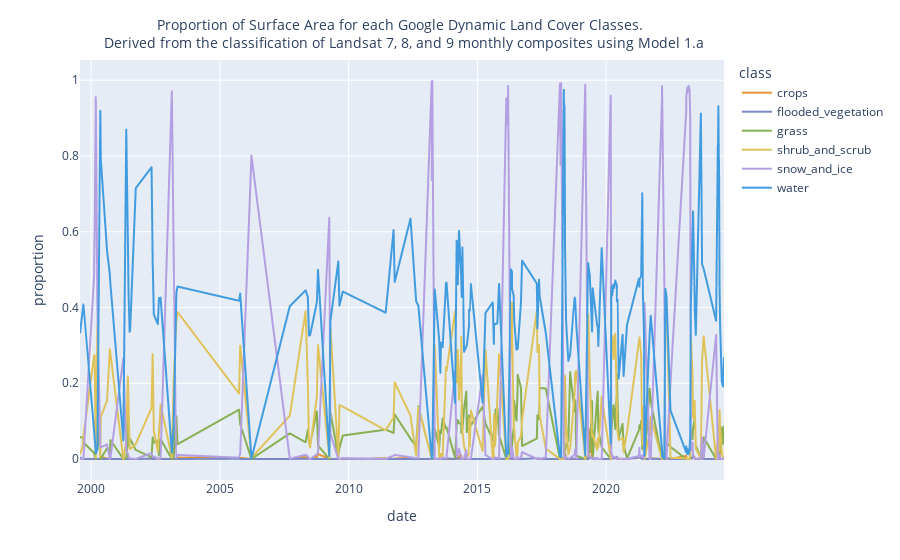

Notebook cell for this chart:
### Code cell
# Renommer les colonnes des classes
class_mapping = {
    '0': "water",
    '1': "trees",
    '2': "grass",
    '3': "flooded_vegetation",
    '4': "crops",
    '5': "shrub_and_scrub",
    '6': "built",
    '7': "bare",
    '8': "snow_and_ice",
    'null': "null"
}
data.rename(columns=class_mapping, inplace=True)

# Remplacer les valeurs manquantes par 0
data.fillna(0, inplace=True)

# Réorganiser les données
class_columns = list(class_mapping.values())
melted_data = data.melt(id_vars=['date'], value_vars=class_columns, var_name='class', value_name='surface')

# Calculer la moyenne des surfaces pour chaque classe par date
mean_data = melted_data.groupby(['date', 'class']).mean().reset_index()

# Créer le graphique avec toutes les classes moyennées
# Calculer la somme des surfaces pour toutes les classes à chaque date

classes_to_keep = ["shrub_and_scrub", "grass", "flooded_vegetation", "crops", "bare", "water", "trees", "snow_and_ice"]

# Filtrer les données pour ne conserver que les classes spécifiées
mean_data = mean_data[mean_data['class'].isin(classes_to_keep)]

mean_data['total_surface'] = mean_data.groupby('date')['surface'].transform('sum')

# Calculer la proportion de chaque classe par rapport à la surface totale
mean_data['proportion'] = mean_data['surface'] / mean_data['total_surface']

classes_to_keep = ["shrub_and_scrub", "grass", "flooded_vegetation", "crops", 'water','snow_and_ice']

# Filtrer les données pour ne conserver que les classes spécifiées
mean_data = mean_data[mean_data['class'].isin(classes_to_keep)]

fig = px.line(mean_data, x='date', y='proportion', color='class',
              color_discrete_map={
                  "water": "#419bdf",
                  "trees": "#397d49",
                  "grass": "#88b053",
                  "flooded_vegetation": "#7a87c6",
                  "crops": "#e49635",
                  "shrub_and_scrub": "#dfc35a",
                  "built": "#c4281b",
                  "bare": "#a59b8f",
                  "snow_and_ice": "#b39fe1",
                  "null": "#ff97ff"
              })
import plotly.graph_objects as go

# Ajuster le titre avec une taille de police plus petite
fig.update_layout(
    title=go.layout.Title(
        text="Proportion of Surface Area for each Google Dynamic Land Cover Classes. <br> Derived from the classification of Landsat 7, 8, and 9 monthly composites using Model 1.a",
        xref="paper",
        x=0.5,
        font=dict(size=14)  # Taille du texte réduite à 14
    )
)

# Afficher le graphique
fig.show()

### Figure 1 — Plotly figure (JSON) as saved in the notebook; plotly's stock layout.template omitted (floating-point values rounded to 4 significant figures; data arrays with more than 128 entries replaced by an {"elided": "..."} marker saying what was removed)
{"data": [{"hovertemplate": "class=crops<br>date=%{x}<br>proportion=%{y}<extra></extra>", "legendgroup": "crops", "line": {"color": "#e49635", "dash": "solid"}, "marker": {"symbol": "circle"}, "mode": "lines", "name": "crops", "showlegend": true, "type": "scattergl", "x": {"elided": "184 str values"}, "xaxis": "x", "y": {"elided": "184 float values"}, "yaxis": "y"}, {"hovertemplate": "class=flooded_vegetation<br>date=%{x}<br>proportion=%{y}<extra></extra>", "legendgroup": "flooded_vegetation", "line": {"color": "#7a87c6", "dash": "solid"}, "marker": {"symbol": "circle"}, "mode": "lines", "name": "flooded_vegetation", "showlegend": true, "type": "scattergl", "x": {"elided": "184 str values"}, "xaxis": "x", "y": {"elided": "184 float values"}, "yaxis": "y"}, {"hovertemplate": "class=grass<br>date=%{x}<br>proportion=%{y}<extra></extra>", "legendgroup": "grass", "line": {"color": "#88b053", "dash": "solid"}, "marker": {"symbol": "circle"}, "mode": "lines", "name": "grass", "showlegend": true, "type": "scattergl", "x": {"elided": "184 str values"}, "xaxis": "x", "y": {"elided": "184 float values"}, "yaxis": "y"}, {"hovertemplate": "class=shrub_and_scrub<br>date=%{x}<br>proportion=%{y}<extra></extra>", "legendgroup": "shrub_and_scrub", "line": {"color": "#dfc35a", "dash": "solid"}, "marker": {"symbol": "circle"}, "mode": "lines", "name": "shrub_and_scrub", "showlegend": true, "type": "scattergl", "x": {"elided": "184 str values"}, "xaxis": "x", "y": {"elided": "184 float values"}, "yaxis": "y"}, {"hovertemplate": "class=snow_and_ice<br>date=%{x}<br>proportion=%{y}<extra></extra>", "legendgroup": "snow_and_ice", "line": {"color": "#b39fe1", "dash": "solid"}, "marker": {"symbol": "circle"}, "mode": "lines", "name": "snow_and_ice", "showlegend": true, "type": "scattergl", "x": {"elided": "184 str values"}, "xaxis": "x", "y": {"elided": "184 float values"}, "yaxis": "y"}, {"hovertemplate": "class=water<br>date=%{x}<br>proportion=%{y}<extra></extra>", "legendgroup": "water", "line": {"color": "#419bdf", "dash": "solid"}, "marker": {"symbol": "circle"}, "mode": "lines", "name": "water", "showlegend": true, "type": "scattergl", "x": {"elided": "184 str values"}, "xaxis": "x", "y": {"elided": "184 float values"}, "yaxis": "y"}], "layout": {"legend": {"title": {"text": "class"}, "tracegroupgap": 0}, "margin": {"t": 60}, "title": {"font": {"size": 14}, "text": "Proportion of Surface Area for each Google Dynamic Land Cover Classes. <br> Derived from the classification of Landsat 7, 8, and 9 monthly composites using Model 1.a", "x": 0.5, "xref": "paper"}, "xaxis": {"anchor": "y", "domain": [0, 1], "title": {"text": "date"}}, "yaxis": {"anchor": "x", "domain": [0, 1], "title": {"text": "proportion"}}}}
